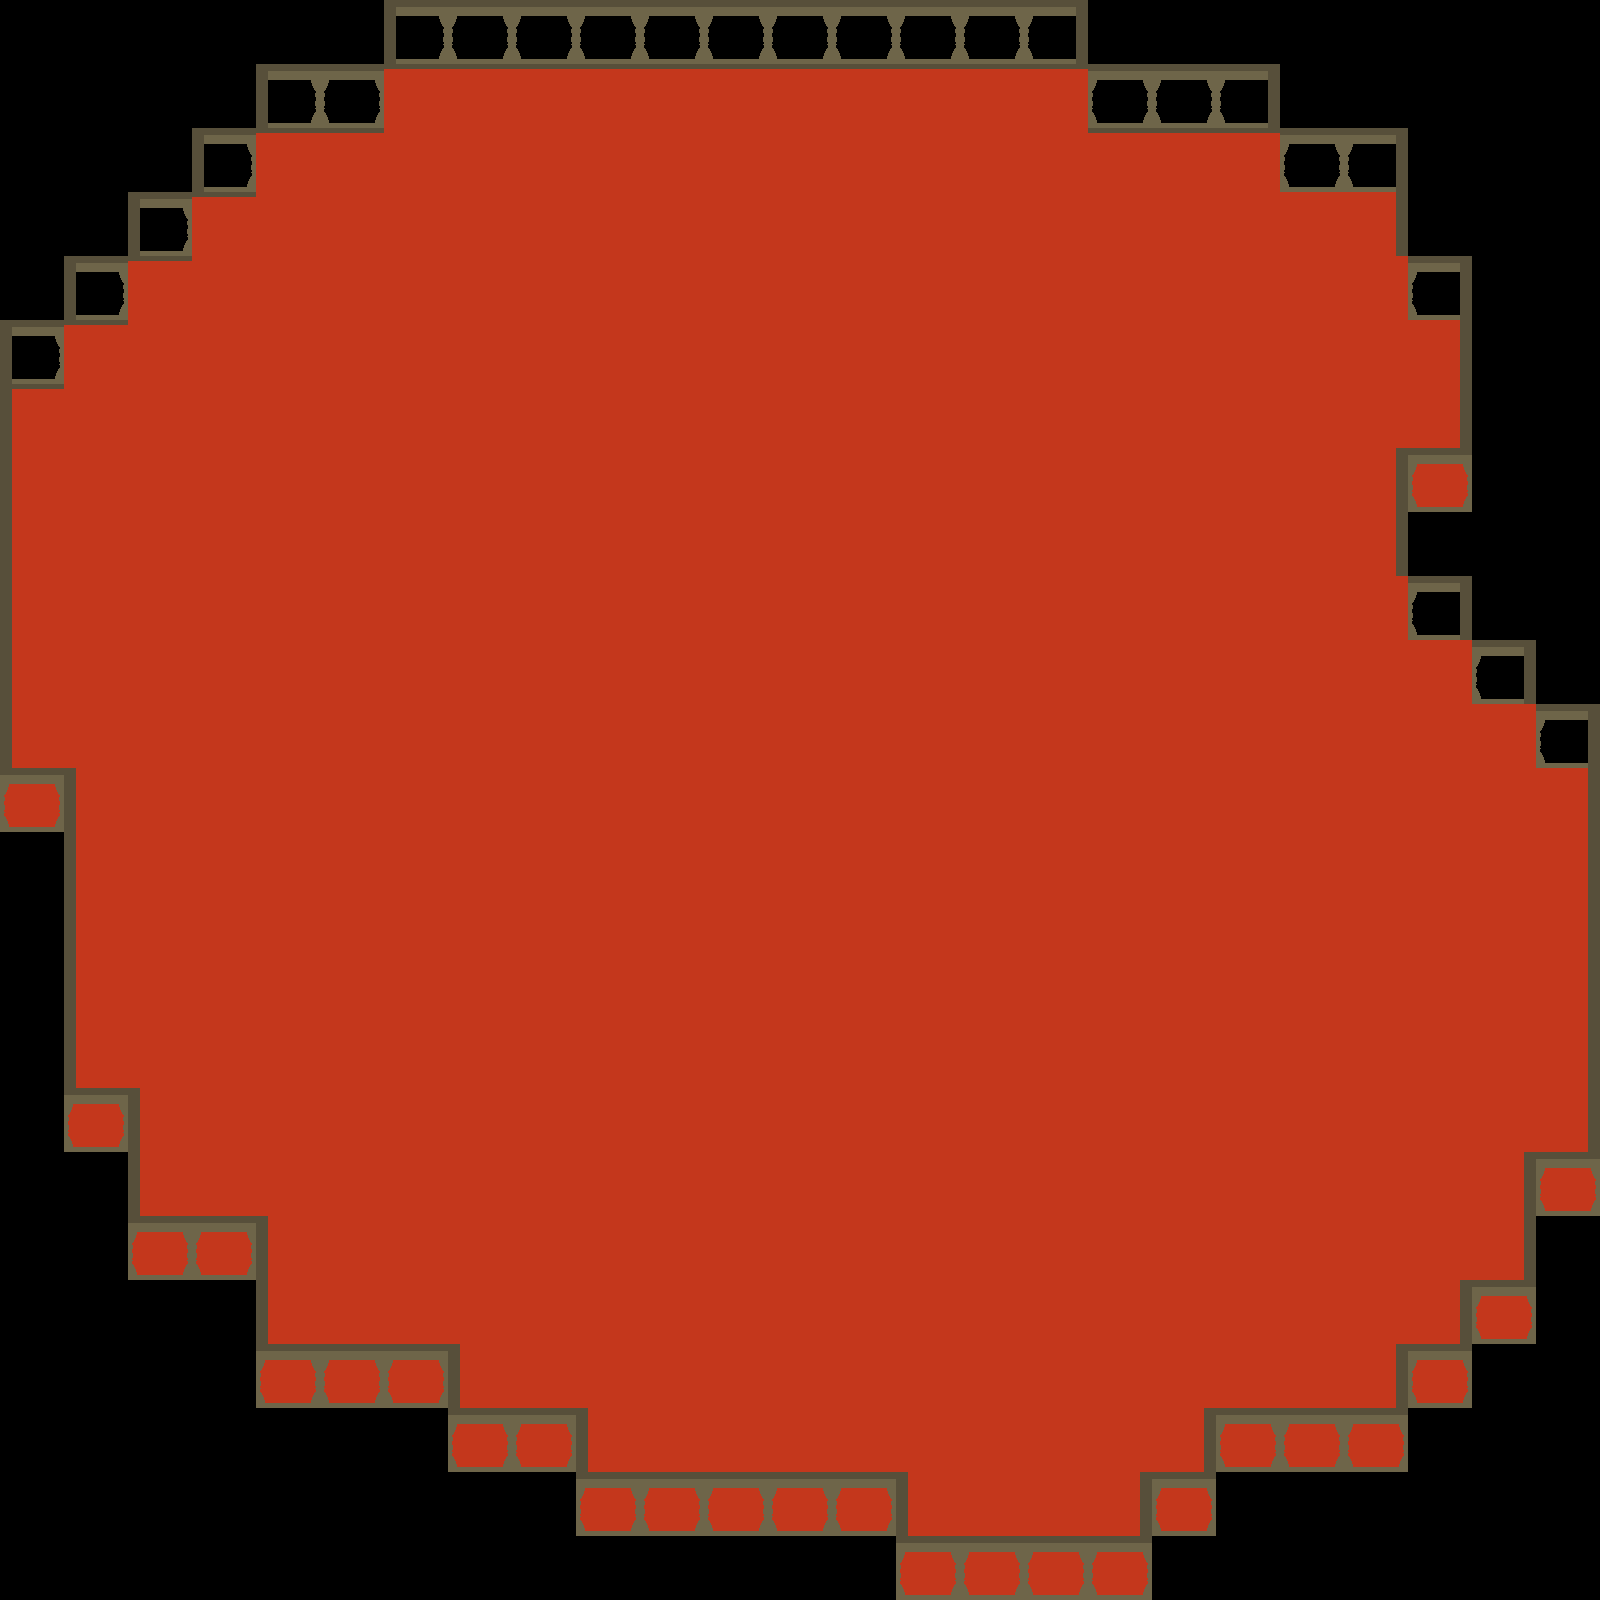

Rendered tile map (Tiled .tmx) drawn with the repository's tilesets; below, a short description and the full map source, tile grids included:
An orthogonal 25x25 tile map with 64x64 px tiles, 1 tile layer (Tile Layer 1), 2 tilesets and 13 objects.

<map version="1.0" orientation="orthogonal" renderorder="right-down" width="25" height="25" tilewidth="64" tileheight="64" nextobjectid="1">
 <tileset firstgid="1" name="treehouse fence" tilewidth="64" tileheight="64" tilecount="12" columns="3">
  <image source="../Graphics/Environment/Tileset/treehouse fence.png" width="192" height="256" />
  <tile id="0">
   <objectgroup draworder="index">
    <object id="1" x="0" y="0" width="64" height="7" />
   </objectgroup>
  </tile>
  <tile id="1">
   <objectgroup draworder="index" />
  </tile>
  <tile id="2">
   <objectgroup draworder="index" />
  </tile>
  <tile id="3">
   <objectgroup draworder="index">
    <object id="1" x="0" y="0" width="12" height="64" />
    <object id="2" x="0" y="0" width="64" height="5" />
   </objectgroup>
  </tile>
  <tile id="4">
   <objectgroup draworder="index">
    <object id="1" x="0" y="0" width="64" height="5" />
   </objectgroup>
  </tile>
  <tile id="5">
   <objectgroup draworder="index">
    <object id="1" x="64" y="0" width="-12" height="64" />
    <object id="2" x="0" y="0" width="64" height="5" />
   </objectgroup>
  </tile>
  <tile id="6">
   <objectgroup draworder="index">
    <object id="1" x="0" y="0" width="12" height="64" />
   </objectgroup>
  </tile>
  <tile id="7">
   <objectgroup draworder="index" />
  </tile>
  <tile id="8">
   <objectgroup draworder="index">
    <object id="2" x="64" y="0" width="-12" height="64" />
   </objectgroup>
  </tile>
  <tile id="9">
   <objectgroup draworder="index">
    <object id="1" x="0" y="64" width="64" height="-5" />
    <object id="2" x="0" y="0" width="7" height="64" />
   </objectgroup>
  </tile>
  <tile id="10">
   <objectgroup draworder="index">
    <object id="1" x="0" y="64" width="64" height="-5" />
   </objectgroup>
  </tile>
  <tile id="11">
   <objectgroup draworder="index">
    <object id="2" x="0" y="64" width="64" height="-5" />
    <object id="3" x="64" y="0" width="-7" height="64" />
   </objectgroup>
  </tile>
 </tileset>
 <tileset firstgid="13" name="treehouse fence 2" tilewidth="64" tileheight="64" tilecount="12" columns="3">
  <image source="../Graphics/Environment/Tileset/treehouse fence.png" width="192" height="256" />
 </tileset>
 <layer name="Tile Layer 1" width="25" height="25">
  <data encoding="csv">
0,0,0,0,0,0,1,2,2,2,2,2,2,2,2,2,3,0,0,0,0,0,0,0,0,
0,0,0,0,1,2,5,5,5,5,5,5,5,5,5,5,5,2,2,3,0,0,0,0,0,
0,0,0,1,5,5,8,8,8,8,8,8,8,8,8,8,8,5,5,5,2,3,0,0,0,
0,0,1,5,8,8,8,8,8,8,8,8,8,8,8,8,8,8,8,8,8,9,0,0,0,
0,1,5,8,8,8,8,8,8,8,8,8,8,8,8,8,8,8,8,8,8,8,3,0,0,
1,5,8,8,8,8,8,8,8,8,8,8,8,8,8,8,8,8,8,8,8,8,9,0,0,
4,8,8,8,8,8,8,8,8,8,8,8,8,8,8,8,8,8,8,8,8,8,9,0,0,
7,8,8,8,8,8,8,8,8,8,8,8,8,8,8,8,8,8,8,8,8,21,12,0,0,
7,8,8,8,8,8,8,8,8,8,8,8,8,8,8,8,8,8,8,8,8,9,0,0,0,
7,8,8,8,8,8,8,8,8,8,8,8,8,8,8,8,8,8,8,8,8,8,3,0,0,
7,8,8,8,8,8,8,8,8,8,8,8,8,8,8,8,8,8,8,8,8,8,8,3,0,
7,8,8,8,8,8,8,8,8,8,8,8,8,8,8,8,8,8,8,8,8,8,8,8,3,
10,7,8,8,8,8,8,8,8,8,8,8,8,8,8,8,8,8,8,8,8,8,8,8,9,
0,7,8,8,8,8,8,8,8,8,8,8,8,8,8,8,8,8,8,8,8,8,8,8,9,
0,7,8,8,8,8,8,8,8,8,8,8,8,8,8,8,8,8,8,8,8,8,8,8,9,
0,7,8,8,8,8,8,8,8,8,8,8,8,8,8,8,8,8,8,8,8,8,8,8,9,
0,7,8,8,8,8,8,8,8,8,8,8,8,8,8,8,8,8,8,8,8,8,8,8,9,
0,10,19,8,8,8,8,8,8,8,8,8,8,8,8,8,8,8,8,8,8,8,8,8,9,
0,0,7,8,8,8,8,8,8,8,8,8,8,8,8,8,8,8,8,8,8,8,8,21,12,
0,0,10,12,19,8,8,8,8,8,8,8,8,8,8,8,8,8,8,8,8,8,8,9,0,
0,0,0,0,7,8,8,8,8,8,8,8,8,8,8,8,8,8,8,8,8,8,21,12,0,
0,0,0,0,10,12,12,19,8,8,8,8,8,8,8,8,8,8,8,8,8,21,12,0,0,
0,0,0,0,0,0,0,10,12,19,8,8,8,8,8,8,8,8,21,12,12,12,0,0,0,
0,0,0,0,0,0,0,0,0,10,12,12,12,12,19,8,8,21,12,0,0,0,0,0,0,
0,0,0,0,0,0,0,0,0,0,0,0,0,0,10,12,12,12,0,0,0,0,0,0,0
</data>
 </layer>
</map>